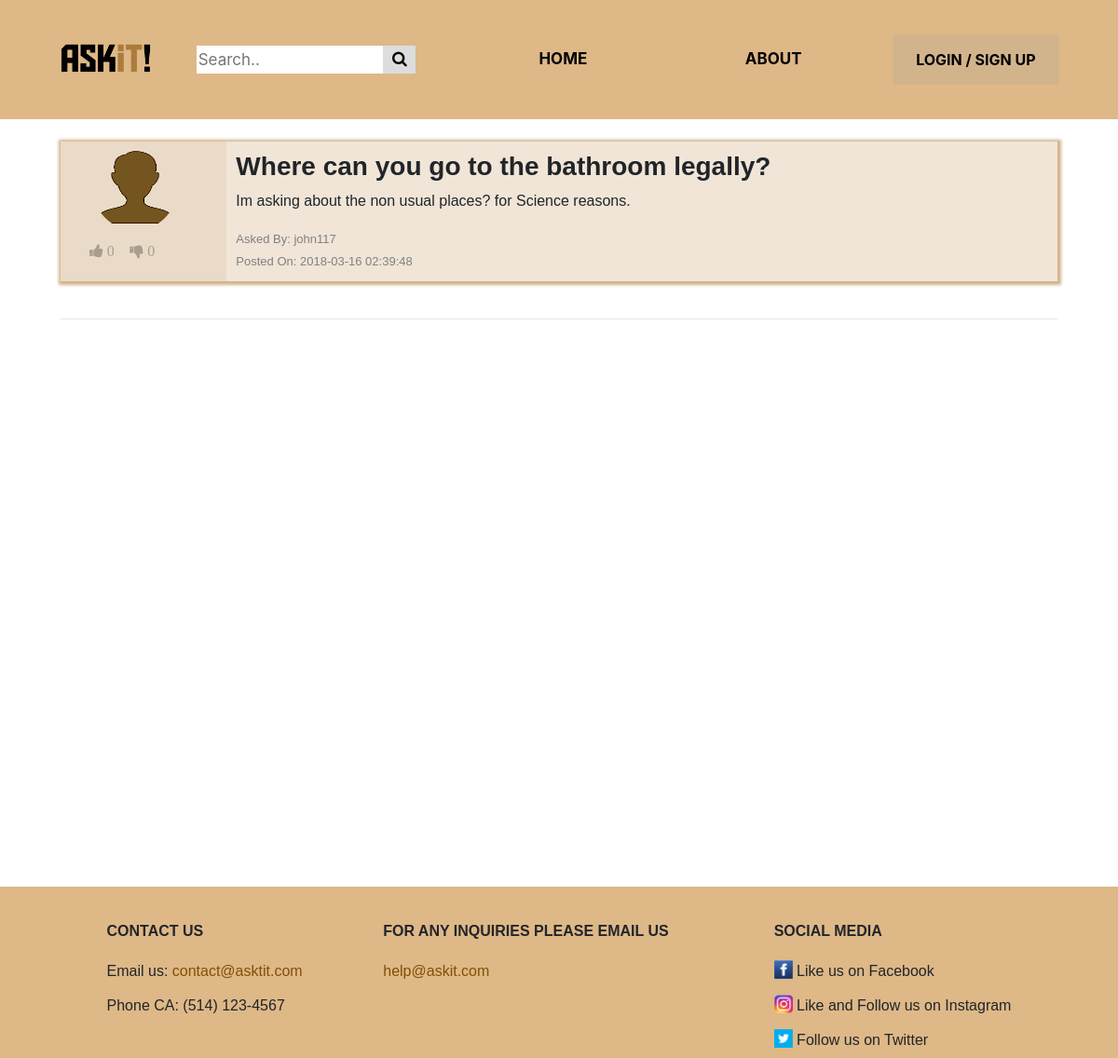
Screenshot of /home_page/questionThreadPage.php?questionid=2 with the database file from the repository.
### tables this page shows
CREATE TABLE IF NOT EXISTS `questions` (
  `id` int(11) NOT NULL AUTO_INCREMENT,
  `account_id` int(11) DEFAULT NULL,
  `header` varchar(100) NOT NULL DEFAULT 'Ain''t it Fun',
  `content` varchar(500) NOT NULL DEFAULT 'Brick by Boring Brick',
  `date` timestamp NOT NULL DEFAULT CURRENT_TIMESTAMP,
  `upvotes` mediumint(8) UNSIGNED NOT NULL DEFAULT '0',
  `downvotes` mediumint(8) UNSIGNED NOT NULL DEFAULT '0',
  `tags` varchar(100) NOT NULL DEFAULT 'noob',
  PRIMARY KEY (`id`),
  KEY `fk_questions_account_id` (`account_id`)
);

CREATE TABLE IF NOT EXISTS `accounts` (
  `id` int(11) NOT NULL AUTO_INCREMENT,
  `username` varchar(20) NOT NULL DEFAULT 'john117',
  `password` varchar(500) DEFAULT NULL,
  `name` varchar(25) NOT NULL DEFAULT 'default name',
  `last_name` varchar(25) NOT NULL DEFAULT 'default  last',
  `gender` set('Male','Female','Other') NOT NULL DEFAULT 'Male',
  `security_one` set('What is the first name of the person you first kissed?','What is the last name of the teacher who gave you your first failing grade?','What is your pets name?','What was the name of your elementary / primary school?','In what city or town does your nearest sibling live?','What was your childhood nickname?','What is the name of your favorite childhood friend?') DEFAULT 'What is the first name of the person you first kissed?',
  `security_two` set('In what city or town did your mother and father meet?','What is the middle name of your oldest child?','What is your favorite team?','What is your favorite movie?','What was your favorite sport in high school?','What was your favorite food as a child?','Who is your childhood sports hero?','What was the name of the company where you had your first job?') NOT NULL DEFAULT 'In what city or town did your mother and father meet?',
  `answer_one` varchar(20) NOT NULL DEFAULT 'a1',
  `answer_two` varchar(20) NOT NULL DEFAULT 'a2',
  `bio` varchar(500) NOT NULL DEFAULT 'Training to be like goku',
  `profession` set('Gamer','Student','Potatoe','Teacher','Professor','Hipster','Trainer','Sloth') NOT NULL DEFAULT 'Potatoe',
  `pin` varchar(4) DEFAULT NULL,
  `profile_picture_path` varchar(500) NOT NULL DEFAULT '../img/avatar2.png',
  PRIMARY KEY (`id`),
  UNIQUE KEY `username` (`username`)
);

### private/controllers/QuestionThreadController.php (called while the page is built, shortened)
<?php
    include_once(dirname(__FILE__).'\..\models\QuestionThread.php');
    include_once(dirname(__FILE__).'\..\util\logging.php');
    include_once(dirname(__FILE__).'\..\models\Account.php');
    class QuestionThreadController{
        static function getQuestionThread($id){
            global $servername, $username, $password, $dbname, $log;
            $questionThread = new QuestionThread();
            try{
                $pdo = new PDO("mysql:host=$servername;dbname=$dbname", $username, $password);
                $stmt = $pdo -> prepare("SELECT Q.id, Q.account_id, Q.header, Q.content, Q.date, Q.upvotes, Q.downvotes, Q.tags, AC.username, AC.name FROM questions Q
                    JOIN accounts AC ON AC.id = Q.account_id
                    WHERE Q.id = :id;");
                $stmt -> bindParam(':id', $id);
                $stmt -> execute();
                if($result = $stmt -> fetch()){
                    $q = new Question();
                    $q->setId($result[0]);
                    $q->setAccountId($result[1]);
                    $q->setHeader($result[2]);
                    $q->setContent($result[3]);
                    $q->setDate($result[4]);
                    $q->setUpvotes($result[5]);
                    $q->setDownvotes($result[6]);
                    $q->setTags($result[7]);
                    $uname = $result[8];
                    $questionThread->setQuestion($q);
                    $questionThread->setQuestionName($uname);
                    $questionThread->setQuestionFileName($result[9]);
                    $log->lwrite("Got the question with account username: $uname");
                    $questionThread->setAnswerThreadArray(self::getAnswerThread($id));
                    $questionThread->setCommentThreadArray(self::getCommentThread($id, 'question'));
                    $log->lwrite('Got everything for the QuestionThread');
                }
            }
            catch(PDOException $e){
                $log->lwrite($e -> getMessage());
            }
            finally{
                unset($pdo);
            }
            return $questionThread;
        }
        private static function getAnswerThread($id){
            $answerThreadArray = null;
            return $answerThreadArray;
        }
        private static function getCommentThread($id, $type){
            global $servername, $username, $password, $dbname, $log;
            $commentThreadArray = null;
            try{
                $pdo = new PDO("mysql:host=$servername;dbname=$dbname", $username, $password);
                $sql = "SELECT C.id, C.account_id, C.question_id, C.answer_id, C.content, C.date, AC.username, AC.name FROM comments C
                JOIN accounts AC ON AC.id = C.account_id
                WHERE C.".$type."_id = :id;";
                $stmt = $pdo -> prepare($sql);
                $stmt -> bindParam(':id', $id);
                $stmt -> execute();
                $size = isset($commentThreadArray)?sizeof($commentThreadArray):0;
                $log->lwrite("Got all the comment threads for Type: $type with ID: $id. Size of array: $size");
            }
            catch(PDOException $e){
                $log->lwrite($e -> getMessage());
            }
            finally{
                unset($pdo);
            }
            return $commentThreadArray;
        }
    }
?>

### private/controllers/comment_controller.php (called while the page is built, shortened)
<?php
include_once '..\..\private\util\logging.php';
include_once '..\..\private\models\Question.php';
$log = new Logging();
?>

### private/util/logging.php (called while the page is built, shortened)
<?php
	class Logging {
		private $log_file, $fp;
		public function lwrite($message) {
			$script_name = pathinfo($_SERVER['PHP_SELF'], PATHINFO_FILENAME);
			$time = @date('[d/M/Y:H:i:s]');
		}
		private function lopen() {
			if (strtoupper(substr(PHP_OS, 0, 3)) === 'WIN') {
				$log_file_default = '../../logfile.txt';
			}
			else {
				$log_file_default = '/tmp/logfile.txt';
			}
			$lfile = $this->log_file ? $this->log_file : $log_file_default;
			$this->fp = fopen($lfile, 'a') or exit("Can't open $lfile!");
		}
	}
?>

### private/models/QuestionThread.php (called while the page is built, shortened)
<?php
    include_once(dirname(__FILE__).'/Question.php');
    class QuestionThread{
        var $question;
        var $questionName;
        var $questionFileName;
        function __construct(){
            $this->question = null;
            $this->questionName = null;
        }
        function getQuestion(){
            return $this->question;
        }
        function getQuestionName(){
            return $this->questionName;
        }
        function getQuestionFileName(){
            return $this->questionFileName;
        }
        function setQuestion($question){
            $this->question = $question;
        }
        function setQuestionName($questionName){
            $this->questionName = $questionName;
        }
        function setQuestionFileName($questionFileName){
            $this->questionFileName = $questionFileName;
        }
    }
?>

### private/models/Vote.php (called while the page is built, shortened)
<?php
class Vote{
	public static function getClass($vote){
		return null;
	}
}

### private/models/Question.php (called while the page is built, shortened)
<?php
	class Question{
		var $id;
		var $header;
		var $content;
		var $date;
		var $upvotes;
		var $downvotes;
		function __construct($id = 0, $account_id = null, $header = 'header', $content = 'content', $date = '2018-01-01 01:00:00.0', $upvotes = 0, $downvotes = 0, $tags = []) {
			$this->id = $id;
			$this->header = $header;
			$this->content = $content;
			$this->date = $date;
			$this->upvotes = $upvotes;
			$this->downvotes = $downvotes;
		}
		function getId(){
			return $this->id;
		}
		function getHeader(){
			return $this->header;
		}
		function getContent(){
			return $this->content;
		}
		function getDate(){
			return $this->date;
		}
		function getUpvotes(){
			return $this->upvotes;
		}
		function getDownvotes(){
			return $this->downvotes;
		}
		function setId($new_id){
			$this->id = $new_id;
		}
		function setContent($new_content){
			$this->content = $new_content;
		}
		function setDate($new_date){
			$this->date = $new_date;
		}
		function setUpvotes($new_upvotes){
			$this->upvotes = $new_upvotes;
		}
		function setDownvotes($new_downvotes){
			$this->downvotes = $new_downvotes;
		}
		function setHeader($new_header){
			$this->header=$new_header;
		}
	}
?>

### public_html/home_page/questionThreadPage.php (the view, shortened to what this page needs)
<?php
	include('header.php');
	include_once('..\..\private\controllers\comment_controller.php');
	include_once('..\..\private\models\Question.php');
	include_once('..\..\private\models\Comment.php');
	include_once('..\..\private\controllers\QuestionThreadController.php');
	require "../../private/models/Vote.php";
	echo "<link rel='stylesheet' type='text/css' href='../css/homepage.css'>
		<link rel='stylesheet' type='text/css' href='../css/questionThread.css'>";
	if (isset($_GET['questionid'])){
		$questId= $_GET['questionid'];
		$votesQ=[];
		$qtc = new QuestionThreadController();
		$questionThread = $qtc::getQuestionThread($questId);
		$row = $questionThread->getQuestion();
		echo "<div class = 'container'>";
		$vote=getVote($votesQ,$row->getId());
	    if($questId==$vote['ref_id'])
	    	$vote_class=Vote::getClass($vote);
	    else
	    	$vote_class=Vote::getClass(false);
		echo "
		<br>
		<div class= 'questionBlock'>
		<div class='col-md-2 '>";
		$file_path=$questionThread->getQuestionFileName();
        if(!file_exists($file_path)) {
           	$file_path = "..\img\avatar2.png";
        };
            echo "<div class='col-md-10'><img class='circle_img' src=".$file_path."></div>
			<! ---------------------------- Left column of the Question Block ------------------------ -->
	            <div class='details vote_btns ".$vote_class." '>
  	            <form action= '..\..\private\models\Like.php?ref=questions&ref_id=".$row->getId()."&vote=1&page=questionThreadPage.php?questionid=".$row->getId()."'' method='POST'>
  	              <button type='submit' class='vote_btn vote_like' ";
  	              if(!isset($_SESSION['userid'])){
  	              	echo "disabled";
  	              }
  	            echo "><i class='fa fa-thumbs-up'> ". $row->getUpvotes() . "</i></button>
  	            </form>
  	            <form action='..\..\private\models\Like.php?ref=questions&ref_id=".$row->getId()."&vote=-1&page=questionThreadPage.php?questionid=".$row->getId()."' method='POST'>
  	              <button type='submit' class='vote_btn vote_dislike' ";
  	              if(!isset($_SESSION['userid'])){
  	              	echo "disabled";
  	              }
  	            echo "><i class='fa fa-thumbs-down'> ". $row->getDownvotes() . "</i></button>
  	              </form>
  	            </div>
  	            </div>
		    <div class='col-md-10 question'>
		        <h3><strong>".$row->getHeader()."</strong></h3>
		        <p>".$row->getContent()."</p>
		        <span class ='questionByDetail'>
			        Asked By: ".$questionThread->getQuestionName()."<br>
				  	Posted On: ".$row->getDate()."<br>
		        </span>
		    </div>
	    </div><br><hr>";
	}
	else
		echo "Question not found";
	echo "</div>";
	function getVote($votes,$info_id){
	    return false;
	}
	include('footer.php');
?>

### public_html/css/header.css (style rules this page uses)
.container { position: relative; max-width: 1100px; font-family: helvetica, sans-serif; }
.container img { float: left; }
html, body { height: 100%; }

### public_html/css/homepage.css (style rules this page uses)
.questionBlock { background-color: #eadbc8; display: flex; flex-direction: row; justify-content: space-between; max-width: 1100px; margin: auto; -webkit-box-shadow: 1px 1px 3px 3px #D2B48C; box-shadow: 1px 1px 3px 3px #D2B48C; }
.details { height: auto; order: 1; align-self: center; padding: 10px; }
.question { order: 2; width: 90%; background-color: #F0E5D7; padding:10px; }
.vote_btns { float:left; padding-top: 3.2%; padding-bottom: 3%; }
.vote_btns form { display: inline-block; }
.vote_btn { border: none; cursor:pointer; background: transparent; }
.questionByDetail { color: #808080; font-size: 13px; }
.circle_img { width:100px; height:100px; border-radius: 50%; padding: 5%; }

### public_html/css/footer.css (style rules this page uses)
body { margin:0; padding:0; height:100%; }
.container { min-height:100%; font-family: helvetica, sans-serif; }
html, body { height: 100%; }

### rows the page displays
questions: upvotes "0", downvotes "0", header "Where can you go to the bathroom legally?", content "Im asking about the non usual places? for Science reasons.", account.username "john117", date "2018-03-16 02:39:48"
